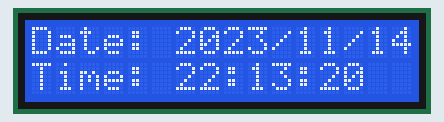
Simulated run of this sketch. Board: Arduino Uno, built with avr-gcc and run on an emulated ATmega328P. Shown: 16×2 character LCD. The local clock reads 2024-03-15 10:24:30 at power-on unless the sketch sets it; what the sketch prints to the serial monitor is not drawn.

Above: at 0.2 s.
At 4.4 s:
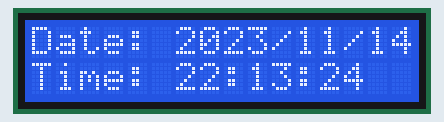
At 9.6 s:
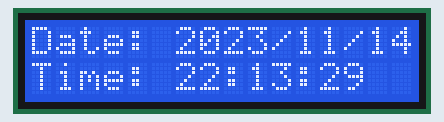
At 19.0 s:
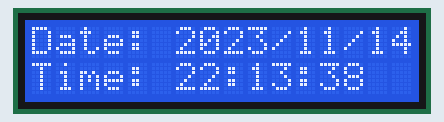
At 28.4 s:
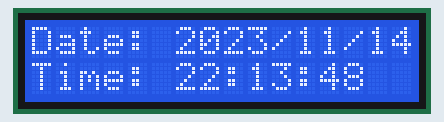
At 38.9 s:
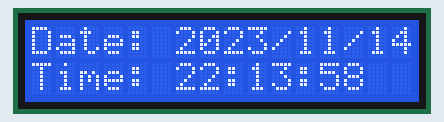

Measured:
- what the display in image 1 shows lasts 1.1 s, from 4.3 s to 5.4 s

The sketch:

tesRTCdanDisplay.ino
```cpp
#include <Wire.h>
#include <RTClib.h>
#include <LiquidCrystal_I2C.h> // Include the LiquidCrystal_I2C library

RTC_DS3231 rtc; // Create an instance of the RTC_DS3231 class
LiquidCrystal_I2C lcd(0x27, 16, 2); // Initialize the I2C LCD with its address (0x27 for most displays) and dimensions (16x2)

void setup() {
  lcd.init();         // Ganti dari lcd.begin() ke lcd.init()
  lcd.backlight();    // Nyalakan backlight
  lcd.clear();        // Bersihkan layar
  lcd.setCursor(0, 0);
  lcd.print("Initializing...");

  Serial.begin(115200);
  Wire.begin();

  if (!rtc.begin()) {
    Serial.println("Couldn't find RTC");
    while (1);
  }

  rtc.adjust(DateTime(__DATE__, __TIME__));
}


void loop() {
  // Read the current date and time from the DS3231
  DateTime now = rtc.now();

  // Clear the LCD
  lcd.clear();

  // Print the date and time on the LCD
  lcd.setCursor(0, 0); // Set the cursor to the top-left corner
  lcd.print("Date: ");
  lcd.print(now.year(), DEC);
  lcd.print("/");
  printTwoDigits(now.month());
  lcd.print("/");
  printTwoDigits(now.day());

  lcd.setCursor(0, 1); // Set the cursor to the second row
  lcd.print("Time: ");
  printTwoDigits(now.hour());
  lcd.print(":");
  printTwoDigits(now.minute());
  lcd.print(":");
  printTwoDigits(now.second());
  lcd.print("  ");

  // Print the same information to Serial
  Serial.print("Current Date: ");
  Serial.print(now.year(), DEC);
  Serial.print("/");
  printTwoDigits(now.month());
  Serial.print("/");
  printTwoDigits(now.day());
  Serial.print("  Current Time: ");
  printTwoDigits(now.hour());
  Serial.print(":");
  printTwoDigits(now.minute());
  Serial.print(":");
  printTwoDigits(now.second());
  Serial.println();

  delay(1000); // Update every 1 second
}

void printTwoDigits(int number) {
  if (number < 10) {
    lcd.print("0"); // Print a leading zero for single-digit numbers
  }
  lcd.print(number);
}
```
